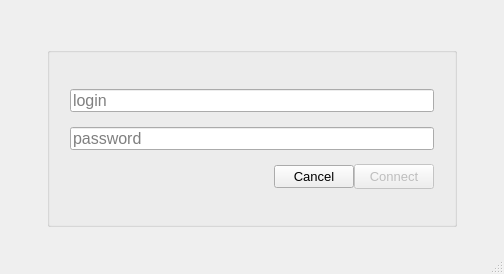
<?xml version="1.0" encoding="UTF-8"?>
<ui version="4.0">
 <class>SessionManager</class>
 <widget class="QDialog" name="SessionManager">
  <property name="geometry">
   <rect>
    <x>0</x>
    <y>0</y>
    <width>504</width>
    <height>274</height>
   </rect>
  </property>
  <property name="sizePolicy">
   <sizepolicy hsizetype="Preferred" vsizetype="Preferred">
    <horstretch>70</horstretch>
    <verstretch>70</verstretch>
   </sizepolicy>
  </property>
  <property name="minimumSize">
   <size>
    <width>0</width>
    <height>0</height>
   </size>
  </property>
  <property name="font">
   <font>
    <pointsize>10</pointsize>
   </font>
  </property>
  <property name="windowTitle">
   <string>Autentification - InteligyPharma</string>
  </property>
  <property name="windowIcon">
   <iconset>
    <normaloff>:/images/logo</normaloff>:/images/logo</iconset>
  </property>
  <property name="autoFillBackground">
   <bool>true</bool>
  </property>
  <property name="styleSheet">
   <string notr="true"/>
  </property>
  <property name="sizeGripEnabled">
   <bool>true</bool>
  </property>
  <property name="modal">
   <bool>true</bool>
  </property>
  <layout class="QGridLayout" name="gridLayout">
   <item row="0" column="0">
    <widget class="QGroupBox" name="gbox">
     <property name="sizePolicy">
      <sizepolicy hsizetype="Fixed" vsizetype="Fixed">
       <horstretch>0</horstretch>
       <verstretch>0</verstretch>
      </sizepolicy>
     </property>
     <property name="minimumSize">
      <size>
       <width>410</width>
       <height>180</height>
      </size>
     </property>
     <layout class="QHBoxLayout" name="hlyt">
      <property name="spacing">
       <number>0</number>
      </property>
      <property name="leftMargin">
       <number>20</number>
      </property>
      <property name="topMargin">
       <number>20</number>
      </property>
      <property name="rightMargin">
       <number>20</number>
      </property>
      <property name="bottomMargin">
       <number>20</number>
      </property>
      <item>
       <layout class="QVBoxLayout" name="vboxlyt">
        <property name="spacing">
         <number>0</number>
        </property>
        <property name="sizeConstraint">
         <enum>QLayout::SetDefaultConstraint</enum>
        </property>
        <item>
         <widget class="QLineEdit" name="ledt_login_">
          <property name="minimumSize">
           <size>
            <width>0</width>
            <height>23</height>
           </size>
          </property>
          <property name="maximumSize">
           <size>
            <width>16777215</width>
            <height>20</height>
           </size>
          </property>
          <property name="font">
           <font>
            <pointsize>12</pointsize>
           </font>
          </property>
          <property name="toolTip">
           <string>Saisir le login</string>
          </property>
          <property name="styleSheet">
           <string notr="true"/>
          </property>
          <property name="text">
           <string/>
          </property>
          <property name="placeholderText">
           <string>login</string>
          </property>
          <property name="clearButtonEnabled">
           <bool>true</bool>
          </property>
         </widget>
        </item>
        <item>
         <widget class="QLineEdit" name="ledt_pwd_">
          <property name="sizePolicy">
           <sizepolicy hsizetype="Expanding" vsizetype="Fixed">
            <horstretch>0</horstretch>
            <verstretch>0</verstretch>
           </sizepolicy>
          </property>
          <property name="minimumSize">
           <size>
            <width>0</width>
            <height>23</height>
           </size>
          </property>
          <property name="maximumSize">
           <size>
            <width>16777215</width>
            <height>20</height>
           </size>
          </property>
          <property name="font">
           <font>
            <pointsize>12</pointsize>
           </font>
          </property>
          <property name="toolTip">
           <string>Saisir un mot de passe d'au moins 8 caractes</string>
          </property>
          <property name="inputMask">
           <string/>
          </property>
          <property name="text">
           <string/>
          </property>
          <property name="echoMode">
           <enum>QLineEdit::Password</enum>
          </property>
          <property name="placeholderText">
           <string>password</string>
          </property>
          <property name="clearButtonEnabled">
           <bool>true</bool>
          </property>
         </widget>
        </item>
        <item>
         <layout class="QHBoxLayout" name="hboxlyt">
          <property name="spacing">
           <number>0</number>
          </property>
          <property name="sizeConstraint">
           <enum>QLayout::SetNoConstraint</enum>
          </property>
          <item>
           <spacer name="hspcr">
            <property name="orientation">
             <enum>Qt::Horizontal</enum>
            </property>
            <property name="sizeHint" stdset="0">
             <size>
              <width>40</width>
              <height>20</height>
             </size>
            </property>
           </spacer>
          </item>
          <item>
           <widget class="QPushButton" name="btn_cancel_">
            <property name="text">
             <string>Cancel</string>
            </property>
            <property name="autoDefault">
             <bool>false</bool>
            </property>
           </widget>
          </item>
          <item>
           <widget class="QPushButton" name="btn_connect_">
            <property name="enabled">
             <bool>false</bool>
            </property>
            <property name="sizePolicy">
             <sizepolicy hsizetype="Fixed" vsizetype="Fixed">
              <horstretch>0</horstretch>
              <verstretch>0</verstretch>
             </sizepolicy>
            </property>
            <property name="minimumSize">
             <size>
              <width>80</width>
              <height>25</height>
             </size>
            </property>
            <property name="font">
             <font>
              <pointsize>10</pointsize>
             </font>
            </property>
            <property name="text">
             <string>Connect</string>
            </property>
            <property name="icon">
             <iconset resource="mainwindow.qrc">
              <normaloff>:/images/cadenas</normaloff>:/images/cadenas</iconset>
            </property>
            <property name="autoDefault">
             <bool>true</bool>
            </property>
            <property name="default">
             <bool>true</bool>
            </property>
           </widget>
          </item>
         </layout>
        </item>
       </layout>
      </item>
     </layout>
    </widget>
   </item>
  </layout>
  <action name="actionDelete_Cancel">
   <property name="text">
    <string>Delete Cancel</string>
   </property>
   <property name="shortcut">
    <string>Esc</string>
   </property>
  </action>
 </widget>
 <resources>
  <include location="mainwindow.qrc"/>
 </resources>
 <connections/>
</ui>
